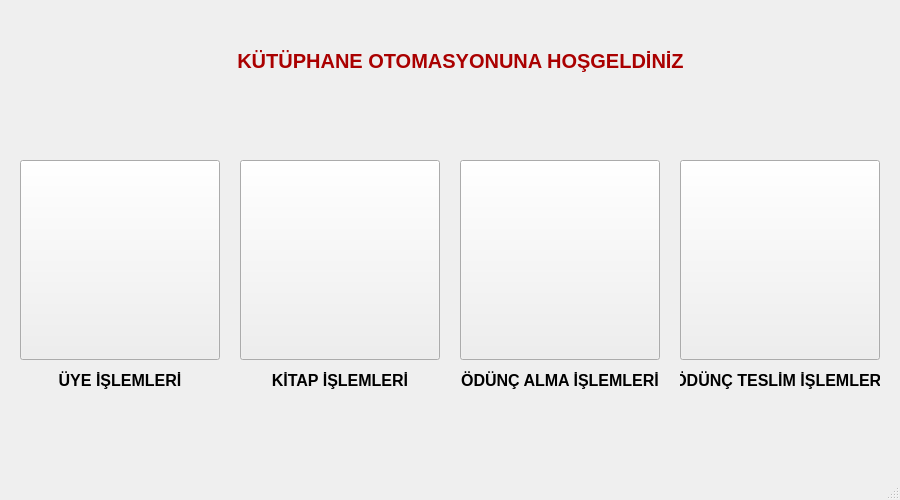
<?xml version="1.0" encoding="UTF-8"?>
<ui version="4.0">
 <class>MainWindow</class>
 <widget class="QMainWindow" name="MainWindow">
  <property name="enabled">
   <bool>true</bool>
  </property>
  <property name="geometry">
   <rect>
    <x>0</x>
    <y>0</y>
    <width>900</width>
    <height>500</height>
   </rect>
  </property>
  <property name="sizePolicy">
   <sizepolicy hsizetype="Fixed" vsizetype="Fixed">
    <horstretch>0</horstretch>
    <verstretch>0</verstretch>
   </sizepolicy>
  </property>
  <property name="minimumSize">
   <size>
    <width>900</width>
    <height>500</height>
   </size>
  </property>
  <property name="maximumSize">
   <size>
    <width>900</width>
    <height>500</height>
   </size>
  </property>
  <property name="windowTitle">
   <string>MainWindow</string>
  </property>
  <widget class="QWidget" name="centralwidget">
   <widget class="QPushButton" name="uye_islemleri">
    <property name="geometry">
     <rect>
      <x>20</x>
      <y>160</y>
      <width>200</width>
      <height>200</height>
     </rect>
    </property>
    <property name="text">
     <string/>
    </property>
    <property name="icon">
     <iconset resource="Resources.qrc">
      <normaloff>:/images/images/user.jpg</normaloff>:/images/images/user.jpg</iconset>
    </property>
    <property name="iconSize">
     <size>
      <width>200</width>
      <height>200</height>
     </size>
    </property>
    <property name="flat">
     <bool>false</bool>
    </property>
   </widget>
   <widget class="QPushButton" name="kitap_islemleri">
    <property name="geometry">
     <rect>
      <x>240</x>
      <y>160</y>
      <width>200</width>
      <height>200</height>
     </rect>
    </property>
    <property name="layoutDirection">
     <enum>Qt::LeftToRight</enum>
    </property>
    <property name="autoFillBackground">
     <bool>false</bool>
    </property>
    <property name="styleSheet">
     <string notr="true"/>
    </property>
    <property name="text">
     <string/>
    </property>
    <property name="icon">
     <iconset resource="Resources.qrc">
      <normaloff>:/images/images/book.jpg</normaloff>:/images/images/book.jpg</iconset>
    </property>
    <property name="iconSize">
     <size>
      <width>200</width>
      <height>200</height>
     </size>
    </property>
    <property name="checkable">
     <bool>false</bool>
    </property>
    <property name="autoRepeat">
     <bool>false</bool>
    </property>
    <property name="autoDefault">
     <bool>false</bool>
    </property>
    <property name="default">
     <bool>false</bool>
    </property>
    <property name="flat">
     <bool>false</bool>
    </property>
   </widget>
   <widget class="QPushButton" name="odunc_alma_islem">
    <property name="geometry">
     <rect>
      <x>680</x>
      <y>160</y>
      <width>200</width>
      <height>200</height>
     </rect>
    </property>
    <property name="styleSheet">
     <string notr="true"/>
    </property>
    <property name="text">
     <string/>
    </property>
    <property name="icon">
     <iconset resource="Resources.qrc">
      <normaloff>:/images/images/odunc_1.jpg</normaloff>:/images/images/odunc_1.jpg</iconset>
    </property>
    <property name="iconSize">
     <size>
      <width>200</width>
      <height>200</height>
     </size>
    </property>
    <property name="flat">
     <bool>false</bool>
    </property>
   </widget>
   <widget class="QPushButton" name="teslim_etme_islem">
    <property name="geometry">
     <rect>
      <x>460</x>
      <y>160</y>
      <width>200</width>
      <height>200</height>
     </rect>
    </property>
    <property name="styleSheet">
     <string notr="true"/>
    </property>
    <property name="text">
     <string/>
    </property>
    <property name="icon">
     <iconset resource="Resources.qrc">
      <normaloff>:/images/images/odunc_2.jpg</normaloff>:/images/images/odunc_2.jpg</iconset>
    </property>
    <property name="iconSize">
     <size>
      <width>200</width>
      <height>200</height>
     </size>
    </property>
    <property name="flat">
     <bool>false</bool>
    </property>
   </widget>
   <widget class="QLabel" name="label">
    <property name="geometry">
     <rect>
      <x>230</x>
      <y>40</y>
      <width>461</width>
      <height>41</height>
     </rect>
    </property>
    <property name="font">
     <font>
      <pointsize>15</pointsize>
      <bold>true</bold>
     </font>
    </property>
    <property name="styleSheet">
     <string notr="true">color: rgb(170, 0, 0);</string>
    </property>
    <property name="text">
     <string>KÜTÜPHANE OTOMASYONUNA HOŞGELDİNİZ</string>
    </property>
    <property name="textFormat">
     <enum>Qt::AutoText</enum>
    </property>
    <property name="alignment">
     <set>Qt::AlignCenter</set>
    </property>
   </widget>
   <widget class="QLabel" name="label_2">
    <property name="geometry">
     <rect>
      <x>20</x>
      <y>370</y>
      <width>200</width>
      <height>21</height>
     </rect>
    </property>
    <property name="font">
     <font>
      <pointsize>12</pointsize>
      <bold>true</bold>
     </font>
    </property>
    <property name="text">
     <string>ÜYE İŞLEMLERİ</string>
    </property>
    <property name="alignment">
     <set>Qt::AlignCenter</set>
    </property>
   </widget>
   <widget class="QLabel" name="label_3">
    <property name="geometry">
     <rect>
      <x>240</x>
      <y>370</y>
      <width>200</width>
      <height>21</height>
     </rect>
    </property>
    <property name="font">
     <font>
      <pointsize>12</pointsize>
      <bold>true</bold>
     </font>
    </property>
    <property name="text">
     <string>KİTAP İŞLEMLERİ</string>
    </property>
    <property name="alignment">
     <set>Qt::AlignCenter</set>
    </property>
   </widget>
   <widget class="QLabel" name="label_4">
    <property name="geometry">
     <rect>
      <x>460</x>
      <y>370</y>
      <width>200</width>
      <height>21</height>
     </rect>
    </property>
    <property name="font">
     <font>
      <pointsize>12</pointsize>
      <bold>true</bold>
     </font>
    </property>
    <property name="text">
     <string>ÖDÜNÇ ALMA İŞLEMLERİ</string>
    </property>
    <property name="alignment">
     <set>Qt::AlignCenter</set>
    </property>
   </widget>
   <widget class="QLabel" name="label_5">
    <property name="geometry">
     <rect>
      <x>680</x>
      <y>370</y>
      <width>200</width>
      <height>21</height>
     </rect>
    </property>
    <property name="font">
     <font>
      <pointsize>12</pointsize>
      <bold>true</bold>
     </font>
    </property>
    <property name="text">
     <string>ÖDÜNÇ TESLİM İŞLEMLERİ</string>
    </property>
    <property name="alignment">
     <set>Qt::AlignCenter</set>
    </property>
   </widget>
  </widget>
  <widget class="QStatusBar" name="statusBar"/>
 </widget>
 <resources>
  <include location="Resources.qrc"/>
 </resources>
 <connections/>
</ui>
